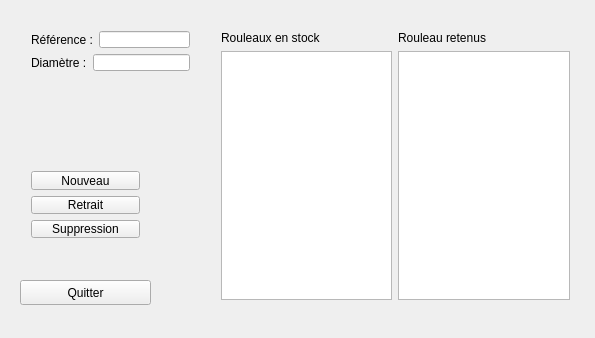
<?xml version="1.0" encoding="UTF-8"?>
<ui version="4.0">
 <class>GestionStock</class>
 <widget class="QWidget" name="GestionStock">
  <property name="geometry">
   <rect>
    <x>0</x>
    <y>0</y>
    <width>595</width>
    <height>338</height>
   </rect>
  </property>
  <property name="windowTitle">
   <string>GestionStock</string>
  </property>
  <widget class="QPushButton" name="pushButton_4">
   <property name="geometry">
    <rect>
     <x>20</x>
     <y>280</y>
     <width>131</width>
     <height>25</height>
    </rect>
   </property>
   <property name="text">
    <string>Quitter</string>
   </property>
  </widget>
  <widget class="QWidget" name="">
   <property name="geometry">
    <rect>
     <x>20</x>
     <y>20</y>
     <width>181</width>
     <height>62</height>
    </rect>
   </property>
   <layout class="QVBoxLayout" name="verticalLayout">
    <item>
     <layout class="QHBoxLayout" name="horizontalLayout">
      <item>
       <widget class="QLabel" name="label">
        <property name="text">
         <string>Référence :</string>
        </property>
       </widget>
      </item>
      <item>
       <widget class="QLineEdit" name="lineEdit"/>
      </item>
     </layout>
    </item>
    <item>
     <layout class="QHBoxLayout" name="horizontalLayout_2">
      <item>
       <widget class="QLabel" name="label_2">
        <property name="text">
         <string>Diamètre :</string>
        </property>
       </widget>
      </item>
      <item>
       <widget class="QLineEdit" name="lineEdit_2"/>
      </item>
     </layout>
    </item>
   </layout>
  </widget>
  <widget class="QWidget" name="">
   <property name="geometry">
    <rect>
     <x>20</x>
     <y>160</y>
     <width>131</width>
     <height>89</height>
    </rect>
   </property>
   <layout class="QVBoxLayout" name="verticalLayout_2">
    <item>
     <widget class="QPushButton" name="pushButton">
      <property name="text">
       <string>Nouveau</string>
      </property>
     </widget>
    </item>
    <item>
     <widget class="QPushButton" name="pushButton_2">
      <property name="text">
       <string>Retrait</string>
      </property>
     </widget>
    </item>
    <item>
     <widget class="QPushButton" name="pushButton_3">
      <property name="text">
       <string>Suppression</string>
      </property>
     </widget>
    </item>
   </layout>
  </widget>
  <widget class="QWidget" name="">
   <property name="geometry">
    <rect>
     <x>210</x>
     <y>20</y>
     <width>371</width>
     <height>291</height>
    </rect>
   </property>
   <layout class="QHBoxLayout" name="horizontalLayout_3">
    <item>
     <layout class="QVBoxLayout" name="verticalLayout_3">
      <item>
       <widget class="QLabel" name="label_3">
        <property name="text">
         <string>Rouleaux en stock</string>
        </property>
       </widget>
      </item>
      <item>
       <widget class="QListWidget" name="listWidget"/>
      </item>
     </layout>
    </item>
    <item>
     <layout class="QVBoxLayout" name="verticalLayout_4">
      <item>
       <widget class="QLabel" name="label_4">
        <property name="text">
         <string>Rouleau retenus</string>
        </property>
       </widget>
      </item>
      <item>
       <widget class="QListWidget" name="listWidget_2"/>
      </item>
     </layout>
    </item>
   </layout>
  </widget>
 </widget>
 <layoutdefault spacing="6" margin="11"/>
 <resources/>
 <connections>
  <connection>
   <sender>pushButton_4</sender>
   <signal>clicked()</signal>
   <receiver>GestionStock</receiver>
   <slot>close()</slot>
   <hints>
    <hint type="sourcelabel">
     <x>134</x>
     <y>292</y>
    </hint>
    <hint type="destinationlabel">
     <x>182</x>
     <y>298</y>
    </hint>
   </hints>
  </connection>
 </connections>
</ui>
